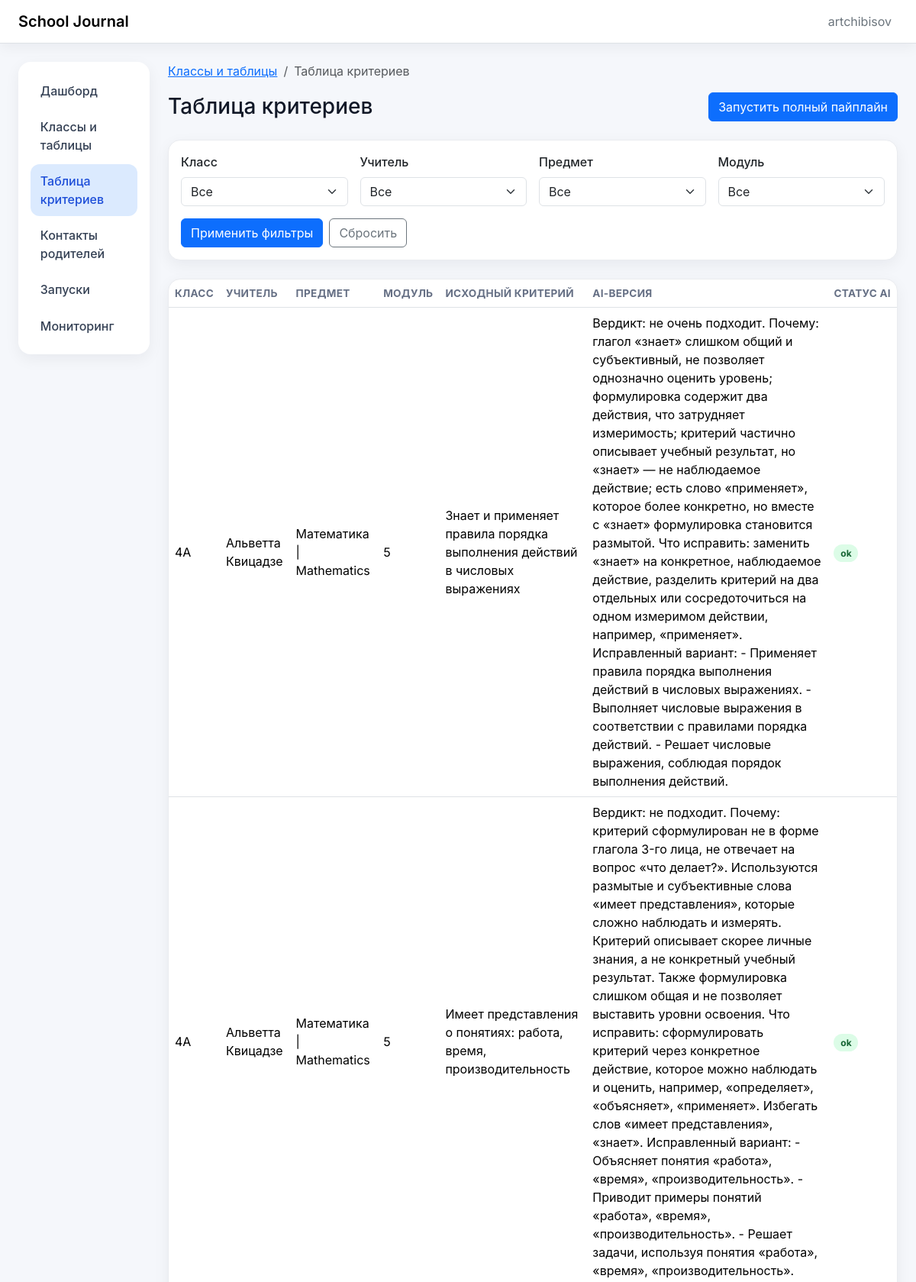
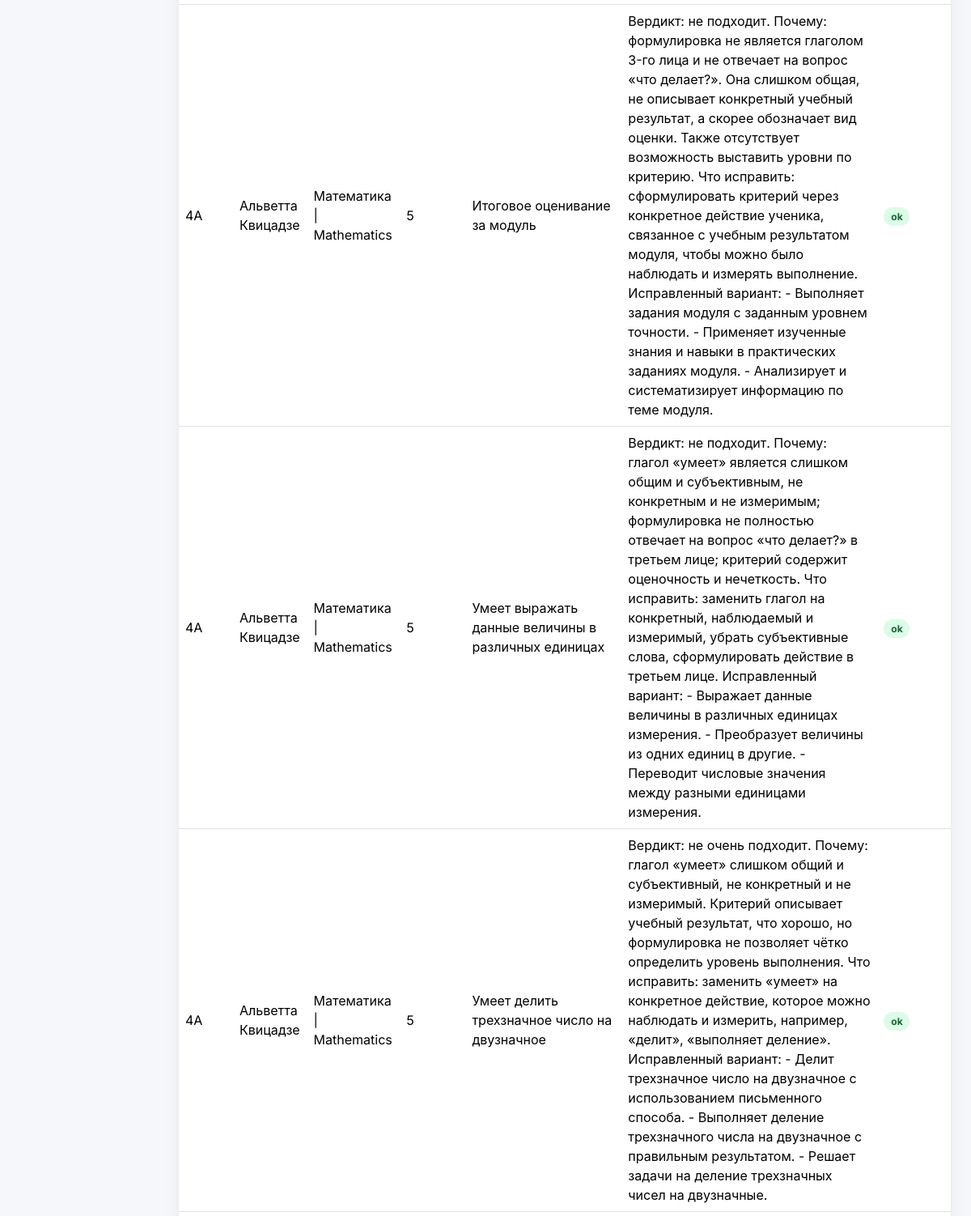
Screenshot of /criteria-table/ (signed in, upper part) with the database file from the repository (2 pictures, top to bottom).
### pipeline/models.py (models this page shows, shortened)
class CriterionEntry(models.Model):
    class_code = models.CharField(max_length=64)
    subject_name = models.CharField(max_length=255)
    teacher_name = models.CharField(max_length=255)
    module_number = models.PositiveIntegerField()
    criterion_text = models.TextField()
    criterion_text_ai = models.TextField(blank=True, default="")
    source_sheet_name = models.CharField(max_length=255)
    source_workbook = models.CharField(max_length=500)
    created_at = models.DateTimeField(auto_now_add=True)
    updated_at = models.DateTimeField(auto_now=True)
    class Meta:
        constraints = [
            models.UniqueConstraint(
                fields=["class_code", "subject_name", "module_number", "criterion_text"],
                name="uq_criterionentry_class_subject_module_criterion",
            )
        ]
        indexes = [
            models.Index(fields=["class_code", "subject_name"]),
            models.Index(fields=["module_number"]),
        ]
        ordering = ["class_code", "subject_name", "module_number", "criterion_text"]

### pipeline/views.py (the view)
# urls.py: path("criteria-table/", criteria_table, name="criteria_table"),
@login_required
@permission_required_403("pipeline.view_criterionentry", message="Доступ запрещён: нет прав на просмотр таблицы критериев.")
def criteria_table(request):
    queryset = CriterionEntry.objects.all().order_by(
        "class_code", "teacher_name", "subject_name", "module_number", "criterion_text"
    )
    class_code = _parse_non_empty(request.GET.get("class_code"))
    if class_code:
        queryset = queryset.filter(class_code=class_code)
    teacher_name = _parse_non_empty(request.GET.get("teacher_name"))
    if teacher_name:
        queryset = queryset.filter(teacher_name=teacher_name)
    subject_name = _parse_non_empty(request.GET.get("subject_name"))
    if subject_name:
        queryset = queryset.filter(subject_name=subject_name)
    module_number = _parse_non_empty(request.GET.get("module_number"))
    if module_number:
        queryset = queryset.filter(module_number=module_number)
    paginator = Paginator(queryset, 50)
    page_obj = paginator.get_page(request.GET.get("page"))
    preserved_query = request.GET.copy()
    preserved_query.pop("page", None)
    return render(
        request,
        "pipeline/criteria_table.html",
        {
            "page_obj": page_obj,
            "class_choices": CriterionEntry.objects.values_list("class_code", flat=True).distinct().order_by("class_code"),
            "teacher_choices": CriterionEntry.objects.values_list("teacher_name", flat=True)
            .distinct()
            .order_by("teacher_name"),
            "subject_choices": CriterionEntry.objects.values_list("subject_name", flat=True)
            .distinct()
            .order_by("subject_name"),
            "module_choices": CriterionEntry.objects.values_list("module_number", flat=True)
            .distinct()
            .order_by("module_number"),
            "filters": {
                "class_code": class_code or "",
                "teacher_name": teacher_name or "",
                "subject_name": subject_name or "",
                "module_number": module_number or "",
            },
            "querystring": preserved_query.urlencode(),
        },
    )

### admin_panel/authz.py (called while the page is built)
def permission_required_403(perm: str, *, message: str | None = None) -> Callable:
    deny_message = message or "Доступ запрещён: недостаточно прав для выполнения действия."
    def decorator(view_func: Callable) -> Callable:
        @wraps(view_func)
        def _wrapped(request: HttpRequest, *args, **kwargs) -> HttpResponse:
            if request.user.has_perm(perm):
                return view_func(request, *args, **kwargs)
            messages.error(request, deny_message)
            return HttpResponseForbidden(deny_message)
        return _wrapped
    return decorator

### pipeline/views.py (called while the page is built)
def _parse_non_empty(value: str | None) -> str | None:
    if value is None:
        return None
    trimmed = value.strip()
    return trimmed or None

### pipeline/templates/pipeline/criteria_table.html (shortened to what this page needs)
{% extends "base.html" %}
{% block page_heading %}Таблица критериев{% endblock %}
{% block breadcrumbs %}
 <nav aria-label="breadcrumb" class="mb-3">
    <ol class="breadcrumb mb-0">
      <li class="breadcrumb-item"><a href="{% url 'journal_links:list_links' %}">Классы и таблицы</a></li>
      <li class="breadcrumb-item active" aria-current="page">Таблица критериев</li>
    </ol>
  </nav>
{% endblock %}
{% block page_actions %}
  {% if perms.jobs.run_full_pipeline %}
 <form method="post" action="{% url 'run_full_pipeline' %}">
      <button class="btn btn-primary" type="submit">Запустить полный пайплайн</button>
    </form>
  {% endif %}
{% endblock %}
{% block content %}
  <section class="card mb-4">
    <div class="card-body">
      <form method="get" class="row g-3 align-items-end">
        <div class="col-12 col-md-6 col-xl-3">
          <label class="form-label" for="id_class_code">Класс</label>
          <select id="id_class_code" name="class_code" class="form-select">
            <option value="">Все</option>
          </select>
        </div>
        <div class="col-12 col-md-6 col-xl-3">
          <label class="form-label" for="id_teacher_name">Учитель</label>
          <select id="id_teacher_name" name="teacher_name" class="form-select">
            <option value="">Все</option>
          </select>
        </div>
        <div class="col-12 col-md-6 col-xl-3">
          <label class="form-label" for="id_subject_name">Предмет</label>
          <select id="id_subject_name" name="subject_name" class="form-select">
            <option value="">Все</option>
          </select>
        </div>
        <div class="col-12 col-md-6 col-xl-3">
          <label class="form-label" for="id_module_number">Модуль</label>
          <select id="id_module_number" name="module_number" class="form-select">
            <option value="">Все</option>
          </select>
        </div>
        <div class="col-12 d-flex flex-wrap gap-2">
          <button class="btn btn-primary" type="submit">Применить фильтры</button>
          <a class="btn btn-outline-secondary" href="{% url 'pipeline:criteria_table' %}">Сбросить</a>
        </div>
      </form>
    </div>
  </section>
<section class="card">
    <div class="card-body p-0">
      <div class="table-responsive">
        <table class="table table-hover align-middle mb-0">
          <thead>
            <tr>
              <th>Класс</th>
              <th>Учитель</th>
              <th>Предмет</th>
              <th>Модуль</th>
              <th>Исходный критерий</th>
              <th>AI-версия</th>
              <th>Статус AI</th>
            </tr>
          </thead>
          <tbody>
            {% for row in page_obj.object_list %}
              <tr>
                <td>{{ row.class_code }}</td>
                <td>{{ row.teacher_name }}</td>
                <td>{{ row.subject_name }}</td>
                <td>{{ row.module_number }}</td>
                <td>{{ row.criterion_text }}</td>
                <td>{{ row.criterion_text_ai|default:"" }}</td>
                <td>
                  {% if row.criterion_text_ai %}
                    <span class="badge badge-soft badge-success">ok</span>
                  {% else %}
                    <span class="badge badge-soft badge-failed">failed</span>
                  {% endif %}
                </td>
              </tr>
            {% empty %}
              <tr><td class="table-empty" colspan="7">Нет данных.</td></tr>
            {% endfor %}
          </tbody>
        </table>
      </div>
         </div>
  </section>
{% endblock %}

### webapp/templates/base.html (shortened to what this page needs)
{% load static %}
<!doctype html>
<html lang="ru">
<head>
  <link href="https://cdn.jsdelivr.net/npm/bootstrap@5.3.3/dist/css/bootstrap.min.css" rel="stylesheet">
  <link rel="stylesheet" href="{% static 'webapp/ui.css' %}">
</head>
<body>
<nav class="navbar navbar-expand-lg border-bottom bg-white sticky-top soft-shadow-sm">
    <div class="container-fluid px-3 px-lg-4">
      <a class="navbar-brand fw-semibold" href="{% url 'dashboard' %}">School Journal</a>
      <div class="collapse navbar-collapse" id="mainNav">
        <ul class="navbar-nav ms-auto align-items-lg-center gap-lg-2">
          {% if request.user.is_authenticated %}
            <li class="nav-item"><span class="nav-link text-secondary">{{ request.user.username }}</span></li>
          {% endif %}
        </ul>
      </div>
         </div>
  </nav>
<div class="container-fluid py-4 px-3 px-lg-4">
    <div class="row g-4">
      <aside class="col-12 col-lg-3 col-xl-2">
        <div class="card border-0 soft-shadow-sm nav-card">
          <div class="card-body p-2 p-lg-3">
            <nav class="nav nav-pills flex-column gap-1">
              <a class="nav-link {% if request.path == '/' %}active{% endif %}" href="{% url 'dashboard' %}">Дашборд</a>
              {% if perms.journal_links.view_classsheetlink %}
                <a class="nav-link {% if '/links/' in request.path %}active{% endif %}" href="{% url 'journal_links:list_links' %}">Классы и таблицы</a>
              {% endif %}
              {% if perms.pipeline.view_criterionentry %}
                <a class="nav-link {% if '/criteria-table/' in request.path %}active{% endif %}" href="{% url 'pipeline:criteria_table' %}">Таблица критериев</a>
              {% endif %}
              {% if perms.pipeline.view_parentcontact %}
                <a class="nav-link {% if '/parent-contacts/' in request.path %}active{% endif %}" href="{% url 'pipeline:parent_contacts_list' %}">Контакты родителей</a>
              {% endif %}
              {% if perms.jobs.view_jobrun %}
                <a class="nav-link {% if '/runs/' in request.path %}active{% endif %}" href="{% url 'job_run_list' %}">Запуски</a>
              {% endif %}
              <a class="nav-link {% if '/healthz' in request.path or '/readyz' in request.path %}active{% endif %}" href="{% url 'readyz' %}">Мониторинг</a>
            </nav>
          </div>
        </div>
      </aside>
        <main class="col-12 col-lg-9 col-xl-10">
             {% block breadcrumbs %}{% endblock %}
             <section class="d-flex flex-column flex-md-row align-items-md-center justify-content-between gap-3 mb-4">
          <h1 class="h3 mb-0">{% block page_heading %}Страница{% endblock %}</h1>
          <div class="d-flex flex-wrap gap-2">
            {% block page_actions %}{% endblock %}
          </div>
        </section>
              {% block content %}{% endblock %}
      </main>
    </div>
  </div>
</body>
</html>

### webapp/static/webapp/ui.css (style rules this page uses)
:root { --app-bg: #f5f7fb; --text-muted: #667085; }
body { font-family: Inter, -apple-system, BlinkMacSystemFont, "Segoe UI", sans-serif; background: var(--app-bg); color: #111827; }
.soft-shadow-sm { box-shadow: 0 4px 18px rgba(16, 24, 40, 0.06); }
.nav-card .nav-link { color: #344054; border-radius: 0.75rem; padding: 0.6rem 0.8rem; font-weight: 500; }
.nav-card .nav-link.active { background-color: #dbeafe; color: #1d4ed8; }
.card { border: 1px solid #eaecf0; border-radius: 1rem; box-shadow: 0 6px 20px rgba(16, 24, 40, 0.06); }
.table { --bs-table-bg: transparent; }
.table thead th { font-size: 0.85rem; letter-spacing: 0.02em; color: var(--text-muted); text-transform: uppercase; white-space: nowrap; }
.badge-soft { border-radius: 999px; padding: 0.35rem 0.55rem; }
.badge-success { background-color: #dcfce7; color: #166534; }
.form-label { font-weight: 500; }
input[type="text"], input[type="email"], input[type="url"], input[type="number"], input[type="date"], input[type="file"], textarea, select { width: 100%; border: 1px solid #d0d5dd; border-radius: 0.5rem; padding: 0.5rem 0.75rem; background: #fff; }

### rows the page displays
CriterionEntry: class_code "4A", teacher_name "Альветта Квицадзе", subject_name "Математика | Mathematics", module_number "5", criterion_text "Знает и применяет правила порядка выполнения действий в числовых выражениях", criterion_text_ai "Вердикт: не очень подходит. Почему: глагол «знает» слишком общий и субъективный, не позволяет однозначно оценить уровень; формулировка содержит два действия, что затрудняет измеримость; критерий частично описывает учебный результат, но «знает» — не наблюдаемое действие; есть слово «применяет», которое более конкретно, но вместе с «знает» формулировка становится размытой. Что исправить: заменить «знает» на конкретное, наблюдаемое действие, разделить критерий на два отдельных или сосредоточиться на одном измеримом действии, например, «применяет». Исправленный вариант: - Применяет правила порядка выполнения действий в числовых выражениях. - Выполняет числовые выражения в соответствии с…", shows "ok"
CriterionEntry: class_code "4A", teacher_name "Альветта Квицадзе", subject_name "Математика | Mathematics", module_number "5", criterion_text "Имеет представления о понятиях: работа, время, производительность", criterion_text_ai "Вердикт: не подходит. Почему: критерий сформулирован не в форме глагола 3-го лица, не отвечает на вопрос «что делает?». Используются размытые и субъективные слова «имеет представления», которые сложно наблюдать и измерять. Критерий описывает скорее личные знания, а не конкретный учебный результат. Также формулировка слишком общая и не позволяет выставить уровни освоения. Что исправить: сформулировать критерий через конкретное действие, которое можно наблюдать и оценить, например, «определяет», «объясняет», «применяет». Избегать слов «имеет представления», «знает». Исправленный вариант: - Объясняет понятия «работа», «время», «производительность». - Приводит примеры понятий «работа», «время»,…", shows "ok"
CriterionEntry: class_code "4A", teacher_name "Альветта Квицадзе", subject_name "Математика | Mathematics", module_number "5", criterion_text "Итоговое оценивание за модуль", criterion_text_ai "Вердикт: не подходит. Почему: формулировка не является глаголом 3-го лица и не отвечает на вопрос «что делает?». Она слишком общая, не описывает конкретный учебный результат, а скорее обозначает вид оценки. Также отсутствует возможность выставить уровни по критерию. Что исправить: сформулировать критерий через конкретное действие ученика, связанное с учебным результатом модуля, чтобы можно было наблюдать и измерять выполнение. Исправленный вариант: - Выполняет задания модуля с заданным уровнем точности. - Применяет изученные знания и навыки в практических заданиях модуля. - Анализирует и систематизирует информацию по теме модуля.", shows "ok"
CriterionEntry: class_code "4A", teacher_name "Альветта Квицадзе", subject_name "Математика | Mathematics", module_number "5", criterion_text "Умеет выражать данные величины в различных единицах", criterion_text_ai "Вердикт: не подходит. Почему: глагол «умеет» является слишком общим и субъективным, не конкретным и не измеримым; формулировка не полностью отвечает на вопрос «что делает?» в третьем лице; критерий содержит оценочность и нечеткость. Что исправить: заменить глагол на конкретный, наблюдаемый и измеримый, убрать субъективные слова, сформулировать действие в третьем лице. Исправленный вариант: - Выражает данные величины в различных единицах измерения. - Преобразует величины из одних единиц в другие. - Переводит числовые значения между разными единицами измерения.", shows "ok"
CriterionEntry: class_code "4A", teacher_name "Альветта Квицадзе", subject_name "Математика | Mathematics", module_number "5", criterion_text "Умеет делить трехзначное число на двузначное", criterion_text_ai "Вердикт: не очень подходит. Почему: глагол «умеет» слишком общий и субъективный, не конкретный и не измеримый. Критерий описывает учебный результат, что хорошо, но формулировка не позволяет чётко определить уровень выполнения. Что исправить: заменить «умеет» на конкретное действие, которое можно наблюдать и измерить, например, «делит», «выполняет деление». Исправленный вариант: - Делит трехзначное число на двузначное с использованием письменного способа. - Выполняет деление трехзначного числа на двузначное с правильным результатом. - Решает задачи на деление трехзначных чисел на двузначные.", shows "ok"

### other values shown
{{ request.user.username }} "artchibisov"
